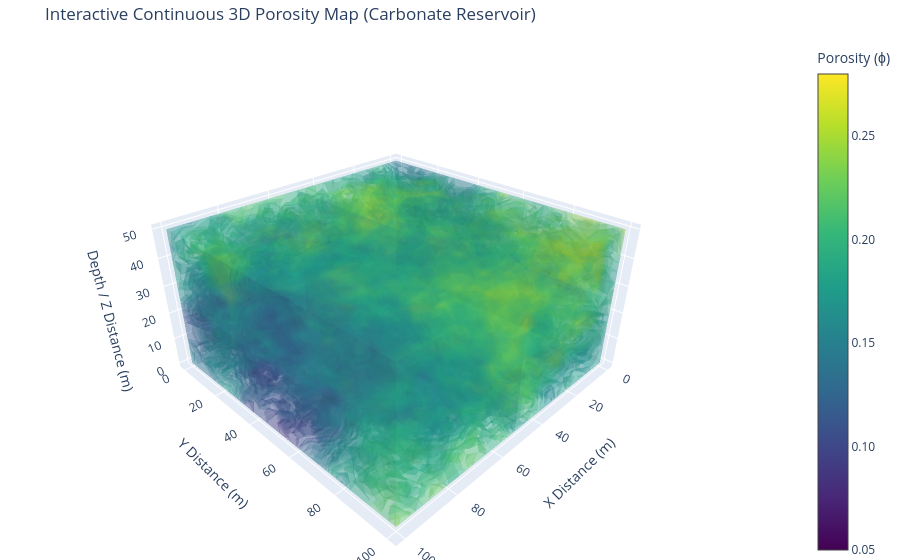

The cell this chart's notebook holds for it:
### Code cell
import numpy as np
import plotly.graph_objects as go
from scipy.spatial.distance import cdist

# -----------------------------------------------------------------------------
# 1. SETUP CONTINUOUS 3D GRID PARAMETERS
# -----------------------------------------------------------------------------
nx, ny, nz = 25, 25, 15  # Grid dimensions
x = np.linspace(0, 100, nx)  # Dimensions in meters
y = np.linspace(0, 100, ny)
z = np.linspace(0, 50, nz)
X, Y, Z = np.meshgrid(x, y, z, indexing='ij')

# Reshape coordinates for spatial distance matrix calculation
coords = np.vstack([X.ravel(), Y.ravel(), Z.ravel()]).T

# -----------------------------------------------------------------------------
# 2. GENERATE CONTINUOUS GAUSSIAN RANDOM FIELD (GEOLOGICAL VARIOGRAM)
# -----------------------------------------------------------------------------
# Define spatial correlation length (meters) - larger value = smoother continuity
correlation_length = 25.0  

# Compute Euclidean distance matrix between all grid block centers
dist_matrix = cdist(coords, coords, metric='euclidean')

# Build exponential covariance matrix to simulate continuous spatial variogram
covariance_matrix = np.exp(-dist_matrix / correlation_length)

# Generate spatially correlated random field via Cholesky decomposition
np.random.seed(42)
L = np.linalg.cholesky(covariance_matrix + 1e-6 * np.eye(len(coords)))  # Numerical stability
uncorrelated_random = np.random.normal(loc=0, scale=1, size=len(coords))
correlated_field = L @ uncorrelated_random

# Scale field to typical Carbonate Porosity range (5% to 28% / 0.05 to 0.28)
min_phi, max_phi = 0.05, 0.28
norm_field = (correlated_field - correlated_field.min()) / (correlated_field.max() - correlated_field.min())
porosity_grid = min_phi + norm_field * (max_phi - min_phi)

# Reshape back to 3D grid layout
porosity_3d = porosity_grid.reshape((nx, ny, nz))

# -----------------------------------------------------------------------------
# 3. INTERACTIVE 3D VISUALIZATION USING PLOTLY
# -----------------------------------------------------------------------------
# Flatten arrays for Plotly volume rendering
X_flat, Y_flat, Z_flat = X.ravel(), Y.ravel(), Z.ravel()
phi_flat = porosity_3d.ravel()

fig = go.Figure(data=go.Volume(
    x=X_flat,
    y=Y_flat,
    z=Z_flat,
    value=phi_flat,
    isomin=0.05,
    isomax=0.28,
    opacity=0.25,           # Semi-transparent volume to inspect interior transitions
    surface_count=20,       # Number of continuous smooth volumetric isosurface layers
    colorscale='Viridis',
    colorbar=dict(title='Porosity (ϕ)', tickformat='.2f'),
    caps=dict(x_show=True, y_show=True, z_show=True), # Show continuous boundary outer slices
    slices_x=dict(show=True, locations=[50]),         # Interactive internal slice at X=50m
    slices_z=dict(show=True, locations=[25]),         # Interactive internal slice at Z=25m
))

# Configure Interactive Camera and Layout
fig.update_layout(
    title='Interactive Continuous 3D Porosity Map (Carbonate Reservoir)',
    scene=dict(
        xaxis_title='X Distance (m)',
        yaxis_title='Y Distance (m)',
        zaxis_title='Depth / Z Distance (m)',
        aspectmode='data',
        camera=dict(
            eye=dict(x=1.5, y=1.5, z=1.2) # Initial 3D view perspective
        )
    ),
    margin=dict(l=0, r=0, b=0, t=40)
)

# Render figure (Interactive in Jupyter Notebook, IDE, or Web Browser)
fig.show()
# Save interactive 3D model as a standalone HTML web page
fig.write_html("carbonate_porosity_3d_map.html")

### Figure 1 — Plotly figure (JSON) as saved in the notebook; plotly's stock layout.template omitted (floating-point values rounded to 4 significant figures; data arrays with more than 128 entries replaced by an {"elided": "..."} marker saying what was removed)
{"data": [{"caps": {"x": {"show": true}, "y": {"show": true}, "z": {"show": true}}, "colorbar": {"tickformat": ".2f", "title": {"text": "Porosity (ϕ)"}}, "colorscale": [[0, "#440154"], [0.1111, "#482878"], [0.2222, "#3e4989"], [0.3333, "#31688e"], [0.4444, "#26828e"], [0.5556, "#1f9e89"], [0.6667, "#35b779"], [0.7778, "#6ece58"], [0.8889, "#b5de2b"], [1, "#fde725"]], "isomax": 0.28, "isomin": 0.05, "opacity": 0.25, "slices": {"x": {"locations": [50], "show": true}, "z": {"locations": [25], "show": true}}, "surface": {"count": 20}, "type": "volume", "value": {"elided": "9375 float values"}, "x": {"elided": "9375 float values"}, "y": {"elided": "9375 float values"}, "z": {"elided": "9375 float values"}}], "layout": {"margin": {"b": 0, "l": 0, "r": 0, "t": 40}, "scene": {"aspectmode": "data", "camera": {"eye": {"x": 1.5, "y": 1.5, "z": 1.2}}, "xaxis": {"title": {"text": "X Distance (m)"}}, "yaxis": {"title": {"text": "Y Distance (m)"}}, "zaxis": {"title": {"text": "Depth / Z Distance (m)"}}}, "title": {"text": "Interactive Continuous 3D Porosity Map (Carbonate Reservoir)"}}}
